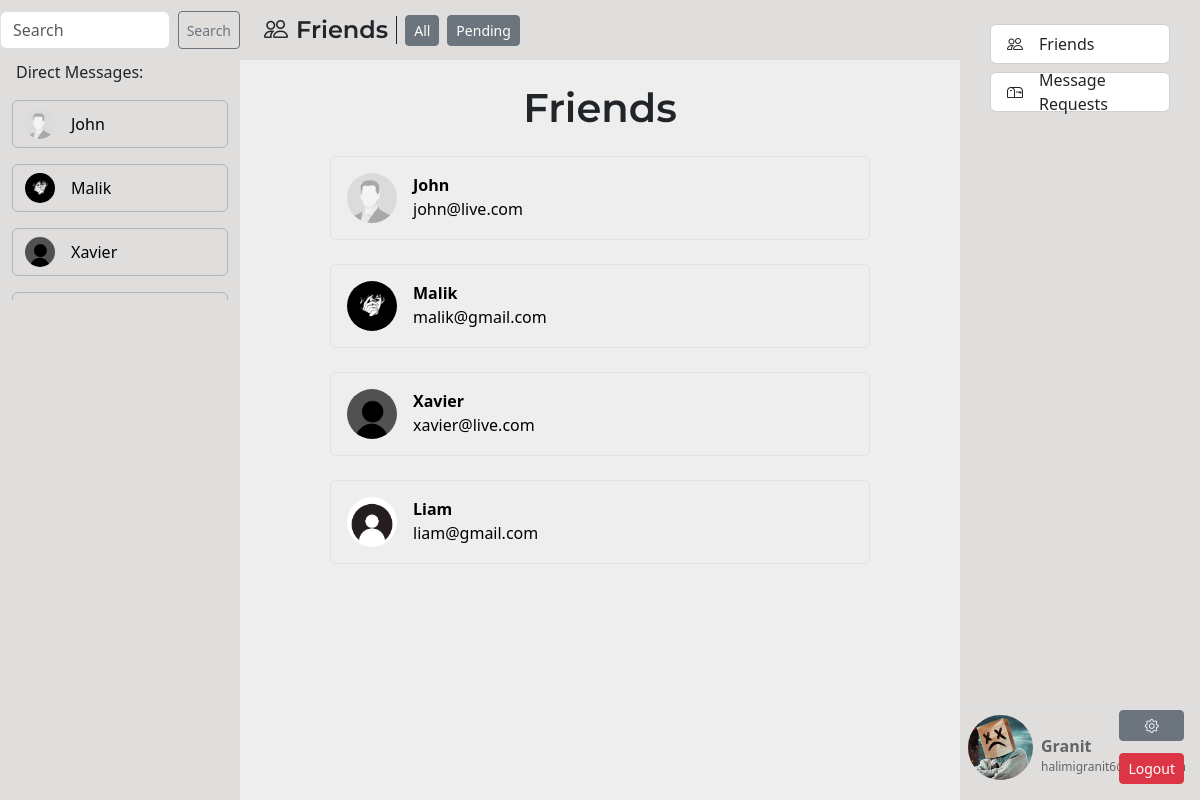
Screenshot of / (signed in) with the database file from the repository.
### chat/models.py (models this page shows)
class Profile(models.Model):
    id = models.AutoField(primary_key=True)
    user = models.ForeignKey(User, related_name="profile", on_delete=models.CASCADE)
    name = models.CharField(max_length=20)
    surname = models.CharField(max_length=20)
    email = models.CharField(max_length=250)
    note = models.CharField(max_length=250, null=True, blank=True)
    profile_pic = models.ImageField(null=True, blank=True, upload_to='profile_pics/')

### chat/views.py (the view)
# urls.py: path('', views.index, name="index"),
def index(request):
    if request.user.is_authenticated:
        users = Profile.objects.exclude(user=request.user)
        friend_requests = FriendRequest.objects.filter(receiver_id=request.user, status=True)
        friends = []
        for i in friend_requests:
            friends.append(i.sender_id)
        messages = DirectMessage.objects.filter(Q(sender_id=request.user) | Q(receiver_id=request.user)).order_by('created_at')
        get_direct_messages = []
        for msg in messages:
            get_direct_messages.append(msg.receiver_id)
        direct_message_profile = Profile.objects.filter(user__in=get_direct_messages).exclude(user=request.user)
        print(direct_message_profile)
        friends_profile = Profile.objects.filter(user__in=friends)
        my_profile = Profile.objects.filter(user=request.user).get()
        context = {
            "friends" : friends_profile,
            "direct_message_profile" : direct_message_profile,
            "my_profile" : my_profile,
            "id" : request.user.id
        }
        return render(request, 'index.html', context)
    else:
        return redirect('login')

### chat/templates/index.html (shortened to what this page needs)
{% extends 'layouts/app.html' %}
{% block header %}
    <div class="border-dark border-end pe-2 d-flex">
        <div class="d-flex align-items-center ms-4">
            <h4 class="mb-0"><i class="bi bi-people "></i></h4>
        </div>
        <h4 class="mb-0 ms-2">Friends</h4>
    </div>
    <a href="{% url "index" %}" class="btn btn-sm btn-secondary ms-2 mb-0">All</a>
    <a href="{% url "pending" %}" class="btn btn-sm btn-secondary ms-2 mb-0">Pending</a>
{% endblock %}
{% block content %}
    {% if friends %}
        <div class="d-flex flex-column align-items-center w-100 friends">
            <h1 class="mb-0 mb-4 mt-4">Friends</h1>
            {% for user in friends %}
                <a href="{% url 'direct-message' user=user.user.id %}" style="text-decoration: none;" class="w-75 mb-4">
                    <div class="d-flex justify-content-start p-3 border rounded friends-profile">
                        <div class="img">
                            {% if user.profile_pic %}
                                <img src="{{ user.profile_pic.url}}" alt="{{profile}}" style="width: 50px; height: 50px; border-radius: 50%;">
                            {% else %}
                                <img src="../../media/default/default.jpg" alt="profile" style="width: 50px; height: 50px; border-radius: 50%;">
                            {% endif %}
                        </div>
                        <div class="info ms-3">
                            <p class="mb-0"><b>{{ user.name }}</b></p>
                            <p class="mb-0">{{ user.email }}</p>
                        </div>
                    </div>
                </a>
            {% endfor %}
        </div>
    {% else %}
        <div class="d-flex justify-content-center align-items-center">
            <h5 class="mt-5">No friends yet...</h5>
        </div>
    {% endif %}
{% endblock %}
{% block left-side %}
    <div class="friends-scroll container">
        {% if direct_message_profile %}
            {% for user in direct_message_profile %}
                <a href="{% url 'direct-message' user=user.user.id %}" class="left-btns">
                    <div class="friends-profile d-flex flex-row align-items-center container border border-dark-subtle rounded py-2 mb-3">
                        <div class="image">
                            {% if user.profile_pic %}
                                <img src="{{ user.profile_pic.url }}" alt="profile" style="width: 30px; height: 30px; border-radius: 50%;">
                            {% else %}
                                <img src="../../media/default/default.jpg" alt="profile" style="width: 30px; height: 30px; border-radius: 50%;">
                            {% endif %}
                        </div>
                        <p class="mb-0 ms-3">{{ user.name }}</p>
                    </div>
                </a>
            {% endfor %}
        {% else %}
            <p>No messages yet...</p>
        {% endif %}
    </div>
{% endblock %}
{% block top-left %}
    <form action="{% url "search-users" %}" method="POST" class="d-flex" role="search">
        <input class="form-control me-2" type="search" placeholder="Search" aria-label="Search" name="search">
        <button class="btn btn-sm btn-outline-secondary" type="submit">Search</button>
    </form>
{% endblock %}

### chat/templates/layouts/app.html (shortened to what this page needs)
<!DOCTYPE html>
<html lang="en">
<head>
    {% load static %}
    <link href="https://cdn.jsdelivr.net/npm/bootstrap@5.3.3/dist/css/bootstrap.min.css" rel="stylesheet">
    <link rel="stylesheet" href="https://cdn.jsdelivr.net/npm/bootstrap-icons@1.11.3/font/bootstrap-icons.min.css">
    <link rel="stylesheet" href="{% static 'style/style.css' %}">
</head>
<body>
    <div class="d-flex justify-content-center">
        <div class="left d-flex flex-column">
            <div class="top" style="height: 60px;">
                {% block top-left %}{% endblock %}
            </div>
            <div class="main">
                <p class="ms-3">Direct Messages: </p>
                {% block left-side %}{% endblock %}
            </div>
        </div>
        <div class="content d-flex flex-column align-items-center">
            <div class="header w-100 d-flex align-items-center">
                {% block header %}{% endblock %}
            </div>
            {% block content %}{% endblock %}
        </div>
        <div class="right d-flex flex-column justify-content-between">
            <div class="navigate d-flex flex-column align-items-center py-4">
                <a href="{% url "index" %}" class="mx-auto w-75 right-btns">
                    <div class="card mb-2 d-flex flex-row align-items-center" style="height: 40px;">
                        <i class="bi bi-people ms-3"></i>
                        <p class="ms-3 mb-0">Friends</p>
                    </div>
                </a>
                <a href="{% url "messageRequests" %}" class="mx-auto w-75 right-btns">
                    <div class="card mb-2 d-flex flex-row align-items-center" style="height: 40px;">
                        <i class="bi bi-mailbox ms-3"></i>
                        <p class="ms-3 mb-0">Message Requests</p>
                    </div>
                </a>
            </div>
            <div class="profile d-flex justify-content-between my-3 border-top border-subtle-dark">
                <div class="info d-flex align-items-center w-50 ms-2">
                    <div class="img">
                        {% if my_profile.profile_pic %}
                            <img src="{{ my_profile.profile_pic.url }}" alt="profile_pic" style="width: 65px; border-radius: 50%; height: 65px;">
                        {% else %}
                            <img src="../../media/default/default.jpg" alt="profile_pic" style="width: 65px; border-radius: 50%; height: 65px;">
                        {% endif %}
                    </div>
                    <div class="full-name ms-2 mt-3">
                        <p class="mb-0" style="color: rgb(100, 100, 100); font-size: 16px;"><b>{{ my_profile.name }}</b></p>
                        <p class="mb-0" style="color: rgb(100, 100, 100); font-size: 12px;">{{ my_profile.email }}</p>
                    </div>
                </div>
                <div class="btns d-flex flex-column justify-content-between pe-3">
                    <a href="{% url "update-profile" %}" class="btn btn-sm btn-secondary"><i class="bi bi-gear"></i></a>
                    <form action="{% url "logout" %}" method="POST">
                        <button type="submit" class="btn btn-sm btn-danger">Logout</button>
                    </form>
                </div>
            </div>
        </div>
    </div>
</body>
</html>

### chatApp/assets/style/style.css (style rules this page uses)
h1, h4, h3 { font-family: "Montserrat", sans-serif; font-optical-sizing: auto; font-weight: 600; font-style: normal; }
.content { width: 60%; background-color: #EEEEEE; }
.left, .right { width: 20%; background-color: #e0dddd; height: 100vh; }
.header { height: 60px; }
.friends-scroll { overflow-y: auto; height: 200px; }
.friends-profile { text-decoration: none; color: black; }
.header { background-color: #e0dddd; }
.profile { height: 75px; width: 100%; }
.left-btns { text-decoration: none; color: black; }
.right-btns { text-decoration: none; color: black; }
.left .top { height: 60px; display: flex; justify-content: center; align-items: center; }

### rows the page displays
Profile: profile_pic (picture), name "John", email "john@live.com"
Profile: profile_pic (picture), name "Malik", email "malik@gmail.com"
Profile: profile_pic (picture), name "Xavier", email "xavier@live.com"
Profile: profile_pic (picture), name "Liam", email "liam@gmail.com"
Profile: profile_pic (picture), name "Granit", email "halimigranit6@gmail.com"
